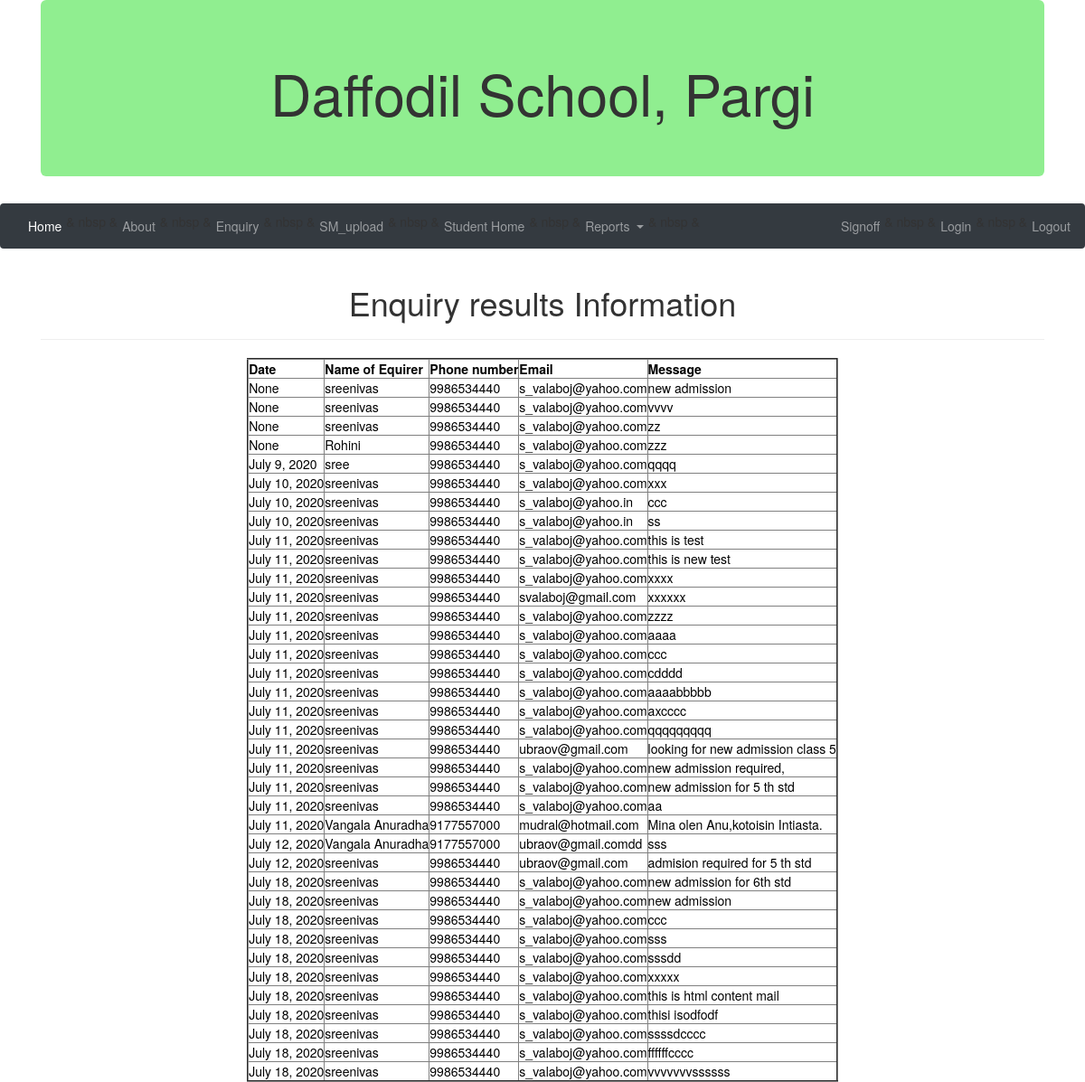
The page /ereport/ on the database its author committed.
### testapp/models.py (models this page shows)
class Enquiry(models.Model):
    name=models.CharField(max_length=30)
    phone=models.IntegerField()
    email=models.EmailField()
    message=models.CharField(max_length=255)
    date_s=models.DateField(null=True)

### testapp/views.py (the view)
# urls.py: path('ereport/', views.enquiry_report_view),
def enquiry_report_view(request):
    enquirys=Enquiry.objects.all()
    return render(request,'testapp/enquiry_results.html',{'enquirys': enquirys})

### templates/testapp/enquiry_results.html
<!DOCTYPE html>
{%extends 'testapp/base.html' %}
{%load static%}
{%block child_block%}
 <link rel="stylesheet" href="{%static "css/homer.css"%}">
<div class="container" align="center">
 <h1>Enquiry results Information</h1> <hr>
 {%if enquirys%}
   <table border="2" >
     <thead>
       <th>Date</th>
       <th>Name of Equirer</th>
       <th>Phone number</th>
       <th>Email</th>
       <th>Message</th>
     </thead>
     {%for enquiry in enquirys%}
     <tr>
       <td>{{enquiry.date_s}}</td>
       <td>{{enquiry.name}}</td>
       <td>{{enquiry.phone}}</td>
       <td>{{enquiry.email}}</td>
       <td>{{enquiry.message}}</td>
     </tr>
     {%endfor%}
   </table>
     {%else%}
     <p>No Enquiry results Information</p>
     {%endif%}
</div>
{%endblock%}

### templates/testapp/base.html (shortened to what this page needs)
<!DOCTYPE html>
{%load static%}
<html lang="en" dir="ltr">
  <head>
    <link rel="stylesheet" href="https://stackpath.bootstrapcdn.com/bootstrap/4.5.0/css/bootstrap.min.css"
>
  <link rel="stylesheet" href="https://maxcdn.bootstrapcdn.com/bootstrap/3.4.1/css/bootstrap.min.css">
  <link rel="stylesheet" href="{%static "css/base.css"%}">
  <link rel="stylesheet" href="{%static "css/home.css"%}">
 <div class="container">
   <div class="jumbotron" align=center>
     <h1>Daffodil School, Pargi </h1>
 </div>
 </div>
  </head>
  <body>
  <nav class="navbar navbar-expand-md navbar-dark bg-dark"  >
    <div class="collapse navbar-collapse" id="navbarCollapse">
      <div class="navbar-nav">
           <a href="/home" class="nav-item nav-link active">Home</a> & nbsp&nbsp&
           <a href="/contact" class="nav-item nav-link">About</a> & nbsp&nbsp&
           <a href="/enquiry" class="nav-item nav-link">Enquiry</a> & nbsp&nbsp&
           <a href="/smupload" class="nav-item nav-link">SM_upload</a> & nbsp&nbsp&
           <a href="/shome" class="nav-item nav-link">Student Home</a> & nbsp&nbsp&
           <a class="nav-item dropdown"> <! start>
           <a class="nav-link dropdown-toggle" href="#" id="navbarDropdownMenuLink" role="button" data-toggle="dropdown" aria-haspopup="true" aria-expanded="false">
             Reports
           </a> & nbsp&nbsp&
            </a> <!end>
       </div>
          <div class='nav navbar-nav navbar-right'>
              <a href="#" class="nav-item nav-link" >Signoff</a> & nbsp&nbsp&
              <a href="/accounts/login" class="nav-item nav-link">Login</a> & nbsp&nbsp&
              <a href="/accounts/logout" class="nav-item nav-link">Logout</a>
          </div
    </div>
</nav>
   {%block child_block%}
   {%endblock%}
  </body>
</html>

### static/css/base.css (style rules this page uses)
.jumbotron { background-color: lightgreen; }

### static/css/home.css (style rules this page uses)
body { background: url(https://images.unsplash.com/photo-1566835745069-cebca4b64ce3?ixlib=rb-1.2.1&ixid=eyJhcHBfaWQiOjEyMDd9&auto=format&fit=crop&w=500&q=60); background-repeat: no-repeat; background-size: cover; }

### static/css/homer.css (style rules this page uses)
table { border-color: Rose; color: Black; }
body { background: url(https://images.unsplash.com/photo-1583297116860-5896feaee4a7?ixlib=rb-1.2.1&ixid=eyJhcHBfaWQiOjEyMDd9&auto=format&fit=crop&w=634&q=80); background-repeat: no-repeat; background-size: cover; }

### rows shown on the page
Enquiry: date_s "None", name "sreenivas", phone "9986534440", email "s_valaboj@yahoo.com", message "new admission"
Enquiry: date_s "None", name "sreenivas", phone "9986534440", email "s_valaboj@yahoo.com", message "vvvv"
Enquiry: date_s "None", name "sreenivas", phone "9986534440", email "s_valaboj@yahoo.com", message "zz"
Enquiry: date_s "None", name "Rohini", phone "9986534440", email "s_valaboj@yahoo.com", message "zzz"
Enquiry: date_s "July 9, 2020", name "sree", phone "9986534440", email "s_valaboj@yahoo.com", message "qqqq"
Enquiry: date_s "July 10, 2020", name "sreenivas", phone "9986534440", email "s_valaboj@yahoo.com", message "xxx"
Enquiry: date_s "July 10, 2020", name "sreenivas", phone "9986534440", email "s_valaboj@yahoo.in", message "ccc"
Enquiry: date_s "July 10, 2020", name "sreenivas", phone "9986534440", email "s_valaboj@yahoo.in", message "ss"
Enquiry: date_s "July 11, 2020", name "sreenivas", phone "9986534440", email "s_valaboj@yahoo.com", message "this is test"
Enquiry: date_s "July 11, 2020", name "sreenivas", phone "9986534440", email "s_valaboj@yahoo.com", message "this is new test"
Enquiry: date_s "July 11, 2020", name "sreenivas", phone "9986534440", email "s_valaboj@yahoo.com", message "xxxx"
Enquiry: date_s "July 11, 2020", name "sreenivas", phone "9986534440", email "svalaboj@gmail.com", message "xxxxxx"
Enquiry: date_s "July 11, 2020", name "sreenivas", phone "9986534440", email "s_valaboj@yahoo.com", message "zzzz"
Enquiry: date_s "July 11, 2020", name "sreenivas", phone "9986534440", email "s_valaboj@yahoo.com", message "aaaa"
Enquiry: date_s "July 11, 2020", name "sreenivas", phone "9986534440", email "s_valaboj@yahoo.com", message "ccc"
Enquiry: date_s "July 11, 2020", name "sreenivas", phone "9986534440", email "s_valaboj@yahoo.com", message "cdddd"
Enquiry: date_s "July 11, 2020", name "sreenivas", phone "9986534440", email "s_valaboj@yahoo.com", message "aaaabbbbb"
Enquiry: date_s "July 11, 2020", name "sreenivas", phone "9986534440", email "s_valaboj@yahoo.com", message "axcccc"
Enquiry: date_s "July 11, 2020", name "sreenivas", phone "9986534440", email "s_valaboj@yahoo.com", message "qqqqqqqqq"
Enquiry: date_s "July 11, 2020", name "sreenivas", phone "9986534440", email "ubraov@gmail.com", message "looking for new admission class 5"
Enquiry: date_s "July 11, 2020", name "sreenivas", phone "9986534440", email "s_valaboj@yahoo.com", message "new admission required,"
Enquiry: date_s "July 11, 2020", name "sreenivas", phone "9986534440", email "s_valaboj@yahoo.com", message "new admission for 5 th std"
Enquiry: date_s "July 11, 2020", name "sreenivas", phone "9986534440", email "s_valaboj@yahoo.com", message "aa"
Enquiry: date_s "July 11, 2020", name "Vangala Anuradha", phone "9177557000", email "mudral@hotmail.com", message "Mina olen Anu,kotoisin Intiasta."
Enquiry: date_s "July 12, 2020", name "Vangala Anuradha", phone "9177557000", email "ubraov@gmail.comdd", message "sss"
Enquiry: date_s "July 12, 2020", name "sreenivas", phone "9986534440", email "ubraov@gmail.com", message "admision required for 5 th std"
Enquiry: date_s "July 18, 2020", name "sreenivas", phone "9986534440", email "s_valaboj@yahoo.com", message "new admission for 6th std"
Enquiry: date_s "July 18, 2020", name "sreenivas", phone "9986534440", email "s_valaboj@yahoo.com", message "new admission"
Enquiry: date_s "July 18, 2020", name "sreenivas", phone "9986534440", email "s_valaboj@yahoo.com", message "ccc"
Enquiry: date_s "July 18, 2020", name "sreenivas", phone "9986534440", email "s_valaboj@yahoo.com", message "sss"
Enquiry: date_s "July 18, 2020", name "sreenivas", phone "9986534440", email "s_valaboj@yahoo.com", message "sssdd"
Enquiry: date_s "July 18, 2020", name "sreenivas", phone "9986534440", email "s_valaboj@yahoo.com", message "xxxxx"
Enquiry: date_s "July 18, 2020", name "sreenivas", phone "9986534440", email "s_valaboj@yahoo.com", message "this is html content mail"
Enquiry: date_s "July 18, 2020", name "sreenivas", phone "9986534440", email "s_valaboj@yahoo.com", message "thisi isodfodf"
Enquiry: date_s "July 18, 2020", name "sreenivas", phone "9986534440", email "s_valaboj@yahoo.com", message "ssssdcccc"
Enquiry: date_s "July 18, 2020", name "sreenivas", phone "9986534440", email "s_valaboj@yahoo.com", message "ffffffcccc"
Enquiry: date_s "July 18, 2020", name "sreenivas", phone "9986534440", email "s_valaboj@yahoo.com", message "vvvvvvvssssss"
